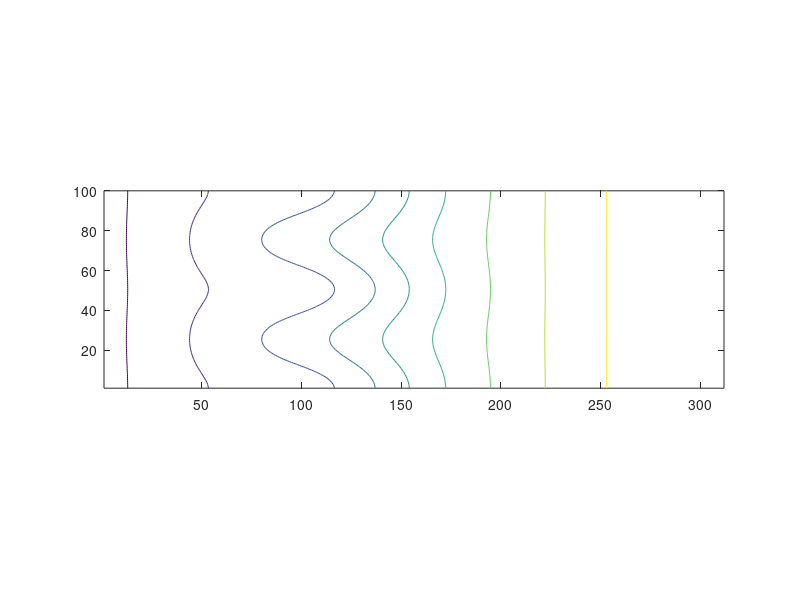

Reproduce this figure in MATLAB. (Note: this script raises an error after producing the figure.)
% makebath.m
% 
% generate bathymetry for TVD-boussinesq model to study effect of symmetry
% breaking in periodic bathymetry and sediment
%
%--------------------------------------------------------------------------

% number of cells in periodic interval

  ncell=2;
  
% basic call spacing

  ycell=100;
  
% cross-shore scale 

  xcell=60;
  
% basic domain

  dx=1; dy=2; s=1/30;  xc=100;  a=1.5;  sig2=xc*xc/4; bet=2;
  x=(-11:dx:5*xcell); y=(dy/2:dy:ncell*ycell-dy/2);
  [xx,yy]=meshgrid(x,y);

  
  h=s*xx;
  
% initial cell centers

  yc=(0:ncell)*ycell;
  
% break symmetry

%  yc(ncell/2)=yc(ncell/2)-0.25*ycell;
  
  for index=1:ncell+1,
      
      h=h-a*exp( -(  ( xx-xc ).^2 + bet*(yy-yc(index)).^2)/sig2 );
      
  end
  
h(h>8)=8;

  v=[ 0 1 2 3 4 5 6 7 8 9 10 ];
  
  contour(h,v), axis equal
  
save -ASCII depth_a15.txt h
  
figure
wid=6;
len=6;
set(gcf,'units','inches','paperunits','inches','papersize', [wid len],'position',[1 1 wid len],'paperposition',[0 0 wid len]);
[n m]=size(h);
xx=[0:m-1]*dx;
yy=[0:n-1]*dy;
pcolor(xx,yy,-h),shading flat
colorbar
hold on
v1=[ -10:1:0 ];
contour(xx,yy,-h,v1,'w');
xlabel('x (m) ')
ylabel ('y (m)');



  